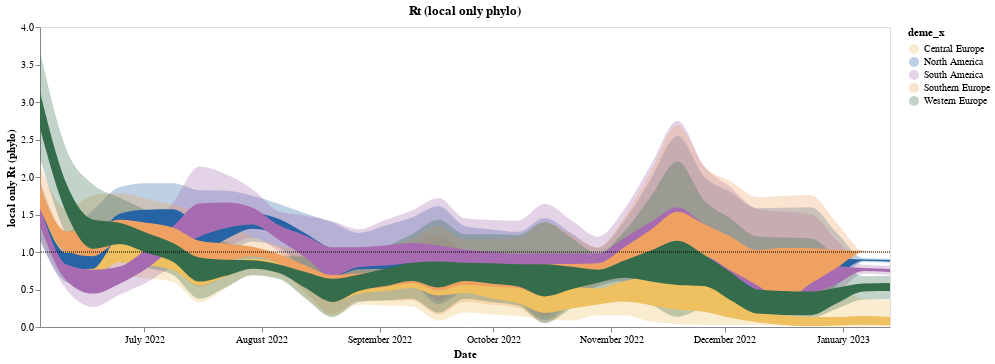

Source (notebook cell):
### Code cell
line = alt.Chart(smoothed_intro_rt_no_intro, title = "Rt (local only phylo)").mark_area(interpolate='monotone', opacity = 1 ,color = "#f58518").encode(
    alt.X('date:T', axis=alt.Axis(title="Date", tickCount = "month",grid=False,format="%B %Y")),
    alt.Y('lower_hpd_log_50_x',axis=alt.Axis(title="local only Rt (phylo)", grid=False)),# scale=alt.Scale(domain=(0.6, 1.3))),
    alt.Y2('upper_hpd_log_50_x' ),
    alt.Color("deme_x")
).properties(
    width=850,
    height=300
).transform_filter(
   (datum.lower_hpd_log_50_x >0.0) #& (datum.upper_hpd_log_50 < 4)
)
band = alt.Chart(smoothed_intro_rt_no_intro).mark_area(
    opacity=0.3, interpolate='monotone', color = "#f58518"
).encode(
    alt.X('date:T', axis=alt.Axis(title="Date", grid=False)),
    alt.Y('lower_hpd_log_95_x', axis=alt.Axis(title="local only Rt (phylo)", grid=False)),# scale=alt.Scale(domain=(0.6, 1.3))),
    alt.Y2('upper_hpd_log_95_x'), 
    alt.Color("deme_x",  scale=alt.Scale( range=range_))
).properties(
    width=850,
    height=300
).transform_filter(
    (datum.lower_hpd_log_95_x >0.0) #& (datum.upper_hpd_log_95 < 4)
)

local_phlyo_rt_plot = band + line +one_line
local_phlyo_rt_plot

### Figure 1 — Vega-Lite specification as saved in the notebook (floating-point values rounded to 4 significant figures; data arrays with more than 128 entries replaced by an {"elided": "..."} marker saying what was removed)
{"config": {"view": {"continuousWidth": 400, "continuousHeight": 300}}, "layer": [{"mark": {"type": "area", "color": "#f58518", "interpolate": "monotone", "opacity": 0.3}, "encoding": {"color": {"field": "deme_x", "scale": {"range": ["#EEC060", "#2664A5", "#A76BB1", "#EEA160", "#356D4C"]}, "type": "nominal"}, "x": {"axis": {"grid": false, "title": "Date"}, "field": "date", "type": "temporal"}, "y": {"axis": {"grid": false, "title": "local only Rt (phylo)"}, "field": "lower_hpd_log_95_x", "type": "quantitative"}, "y2": {"field": "upper_hpd_log_95_x"}}, "height": 300, "transform": [{"filter": "(datum.lower_hpd_log_95_x > 0.0)"}], "width": 850}, {"mark": {"type": "area", "color": "#f58518", "interpolate": "monotone", "opacity": 1}, "encoding": {"color": {"field": "deme_x", "type": "nominal"}, "x": {"axis": {"format": "%B %Y", "grid": false, "tickCount": "month", "title": "Date"}, "field": "date", "type": "temporal"}, "y": {"axis": {"grid": false, "title": "local only Rt (phylo)"}, "field": "lower_hpd_log_50_x", "type": "quantitative"}, "y2": {"field": "upper_hpd_log_50_x"}}, "height": 300, "title": "Rt (local only phylo)", "transform": [{"filter": "(datum.lower_hpd_log_50_x > 0.0)"}], "width": 850}, {"data": {"name": "data-0f80976e06af035141dd0a0f11df9332"}, "mark": {"type": "rule", "strokeDash": [1, 1]}, "encoding": {"y": {"field": "y", "type": "quantitative"}}, "height": 300, "width": 850}], "data": {"name": "data-34b8f2dc65201a4f802dbebfe39b78bb"}, "$schema": "https://vega.github.io/schema/vega-lite/v4.17.0.json", "datasets": {"data-34b8f2dc65201a4f802dbebfe39b78bb": {"elided": "165 records"}, "data-0f80976e06af035141dd0a0f11df9332": [{"y": 1.0}]}}
